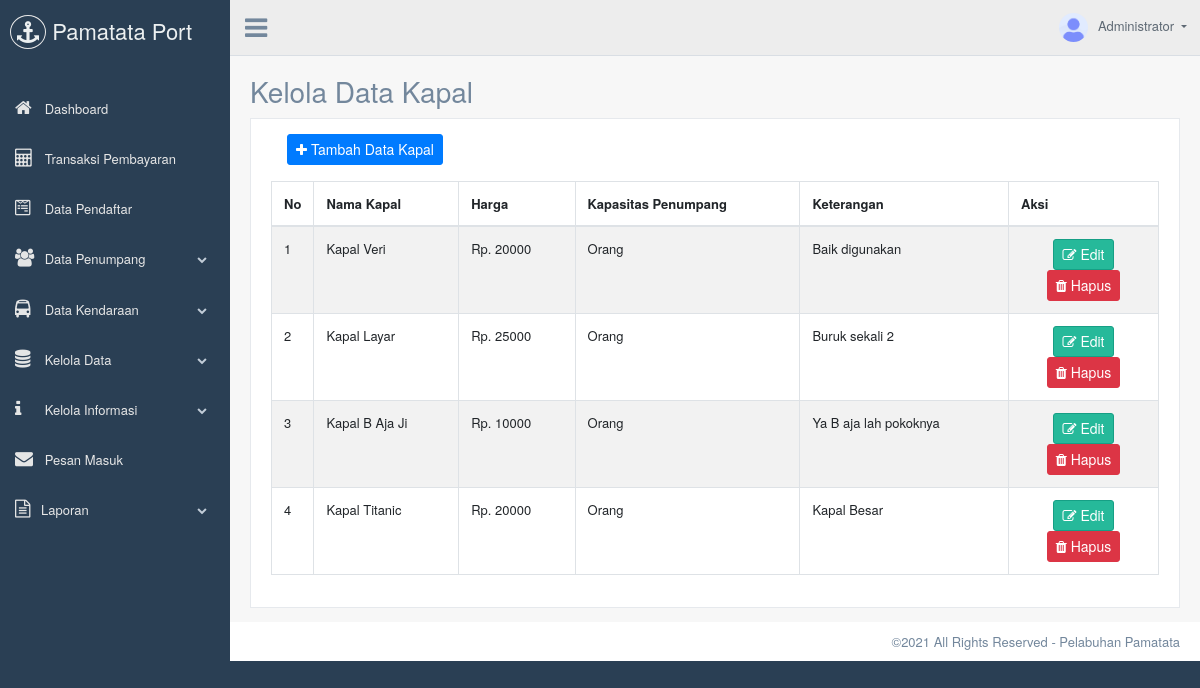
/admin/data-kapal.php (signed in), run on an earlier commit of the app's database.
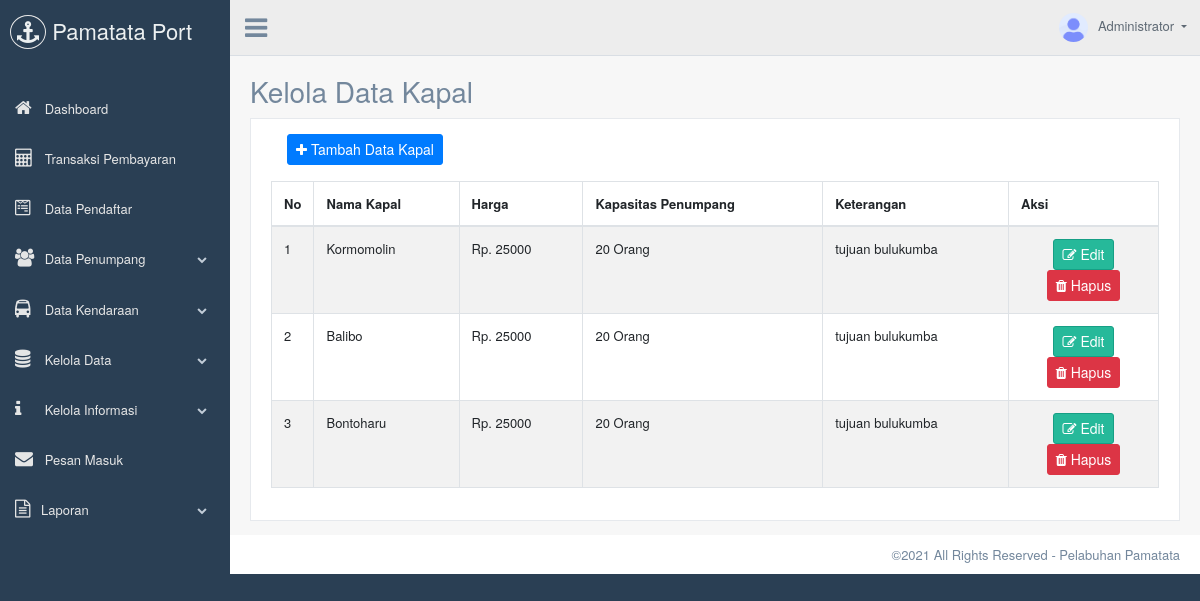
And on a later commit of the database.
### tables this page shows
CREATE TABLE `tb_kapal` (
  `id` int NOT NULL,
  `nama_kapal` varchar(255) NOT NULL,
  `harga` double NOT NULL,
  `kapasitas` int NOT NULL,
  `keterangan` varchar(255) NOT NULL,
  `tujuan` varchar(255) DEFAULT NULL,
  `waktu_berangkat` datetime DEFAULT NULL,
  `status` varchar(20) DEFAULT NULL
);

### admin/data-kapal.php (the view, shortened to what this page needs)
<?php
require('template/header.php');
$result = mysqli_query($conn, "SELECT * FROM tb_kapal");
?>
<div class="right_col" role="main">
	<div class="">
		<div class="page-title">
			<div class="title_left">
				<h3>Kelola Data Kapal</small></h3>
			</div>
		</div>
		<div class="clearfix"></div>
		<div class="row">
			<div class="col-md-12 col-sm-12 ">
				<div class="x_panel">
					<div class="x_content">
						<button class="btn btn-primary btn-sm ml-3 mb-3" data-toggle="modal" data-target=".modal-add"><i class="fa fa-plus"></i> Tambah Data Kapal</button>
						<div class="row">
							<div class="col-sm-12">
								<div class="card-box table-responsive">
									<table id="datatable" class="table table-striped table-bordered" style="width:100%">
										<thead>
											<tr>
												<th style="width: 20px;">No</th>
												<th>Nama Kapal</th>
												<th>Harga</th>
												<th>Kapasitas Penumpang</th>
												<th>Keterangan</th>
												<th width="150">Aksi</th>
											</tr>
										</thead>
										<tbody>
											<?php $no = 1; foreach ($result as $dta) { ?>
												<tr>
													<td><?= $no; ?></td>
													<td><?= $dta['nama_kapal']; ?></td>
													<td>Rp. <?= $dta['harga']; ?></td>
													<td><?= $dta['kapasitas']; ?> Orang</td>
													<td><?= $dta['keterangan']; ?></td>
													<td class="text-center">
														<button class="btn btn-success btn-sm m-0" data-toggle="modal" data-target=".modal-edit<?= $dta['id'] ?>"><i class="fa fa-edit"></i> Edit</button>
														<button class="btn btn-danger btn-sm m-0" data-toggle="modal" data-target=".modal-delete<?= $dta['id'] ?>"><i class="fa fa-trash"></i> Hapus</button>
													</td>
												</tr>
												<?php $no = $no + 1;
											} ?>
										</tbody>
									</table>
								</div>
							</div>
						</div>
					</div>
				</div>
			</div>
		</div>
	</div>
</div>
<?php
require('template/footer.php');
?>

### admin/template/header.php (shortened to what this page needs)
<?php
require('../config.php');
$get_admin = mysqli_query($conn, "SELECT * FROM tb_admin");
$admin = mysqli_fetch_assoc($get_admin);
?>
<!DOCTYPE html>
<html lang="en">
<head>
  <link href="vendors/bootstrap/dist/css/bootstrap.min.css" rel="stylesheet">
  <link href="vendors/font-awesome/css/font-awesome.min.css" rel="stylesheet">
  <link href="vendors/nprogress/nprogress.css" rel="stylesheet">
  <link href="vendors/iCheck/skins/flat/green.css" rel="stylesheet">
  <link href="vendors/bootstrap-progressbar/css/bootstrap-progressbar-3.3.4.min.css" rel="stylesheet">
  <link href="vendors/malihu-custom-scrollbar-plugin/jquery.mCustomScrollbar.min.css" rel="stylesheet"/>
  <link href="vendors/jqvmap/dist/jqvmap.min.css" rel="stylesheet"/>
  <link href="vendors/bootstrap-daterangepicker/daterangepicker.css" rel="stylesheet">
  <link href="vendors/select2/dist/css/select2.min.css" rel="stylesheet">
  <link href="vendors/datatables.net-bs/css/dataTables.bootstrap.min.css" rel="stylesheet">
  <link href="vendors/datatables.net-buttons-bs/css/buttons.bootstrap.min.css" rel="stylesheet">
  <link href="vendors/datatables.net-fixedheader-bs/css/fixedHeader.bootstrap.min.css" rel="stylesheet">
  <link href="vendors/datatables.net-responsive-bs/css/responsive.bootstrap.min.css" rel="stylesheet">
  <link href="vendors/datatables.net-scroller-bs/css/scroller.bootstrap.min.css" rel="stylesheet">
  <link href="build/css/custom.min.css" rel="stylesheet">
</head>
<body class="nav-md">
  <div class="container body">
    <div class="main_container">
      <div class="col-md-3 left_col menu_fixed">
        <div class="left_col scroll-view">
          <div class="navbar nav_title" style="border: 0;">
            <a href="../index.php" class="site_title"><i class="fa fa-anchor"></i> <span>Pamatata Port</span></a>
          </div>
          <br />
          <div id="sidebar-menu" class="main_menu_side hidden-print main_menu">
            <div class="menu_section">
              <ul class="nav side-menu">
                <li><a href="index.php"><i class="fa fa-home"></i> Dashboard</a></li>
                <li>
                  <a href="transaksi.php"><i class="fa fa-calculator"></i> Transaksi Pembayaran</a>
                </li>
                <li>
                  <a href="data-pendaftar.php"><i class="fa fa-wpforms"></i> Data Pendaftar</a>
                </li>
                <li><a><i class="fa fa-users"></i> Data Penumpang<span class="fa fa-chevron-down"></span></a>
                </li>
                <li><a><i class="fa fa-bus"></i> Data Kendaraan<span class="fa fa-chevron-down"></span></a>
                </li>
                <li><a><i class="fa fa-database"></i> Kelola Data <span class="fa fa-chevron-down"></span></a>
                </li>
                <li><a><i class="fa fa-info"></i> Kelola Informasi <span class="fa fa-chevron-down"></span></a>
                </li>
                <li>
                  <a href="pesan-masuk.php">
                    <i class="fa fa-envelope"></i>
                    <span>Pesan Masuk</span>
                  </a>
                </li>
                <li><a><i class="fa fa-file-text-o"></i>Laporan <span class="fa fa-chevron-down"></span></a>
                </li>
              </ul>
            </div>
          </div>
        </div>
      </div>
      <div class="top_nav">
        <div class="nav_menu">
          <div class="nav toggle">
            <a id="menu_toggle"><i class="fa fa-bars"></i></a>
          </div>
          <nav class="nav navbar-nav">
            <ul class=" navbar-right">
              <li class="nav-item dropdown open" style="padding-left: 15px;">
                <a href="javascript:;" class="user-profile dropdown-toggle" aria-haspopup="true" id="navbarDropdown" data-toggle="dropdown" aria-expanded="false">
                  <img src="images/admin.png" alt=""><?= $admin['nama'] ?>
                </a>
              </li>
            </ul>
          </nav>
        </div>
      </div>

### admin/template/footer.php (shortened to what this page needs)
        <footer>
          <div class="pull-right">
            ©<?= date('Y') ?> All Rights Reserved - Pelabuhan Pamatata
        </div>
        <div class="clearfix"></div>
    </footer>
</div>
</div>
</body>
</html>

What changed in the data, as far as the page shows it:
removed tb_kapal: nama_kapal "Kapal Veri", harga "20000", keterangan "Baik digunakan"
removed tb_kapal: nama_kapal "Kapal Layar", harga "25000", keterangan "Buruk sekali 2"
removed tb_kapal: nama_kapal "Kapal B Aja Ji", harga "10000", keterangan "Ya B aja lah pokoknya"
removed tb_kapal: nama_kapal "Kapal Titanic", harga "20000", keterangan "Kapal Besar"
added tb_kapal: nama_kapal "Kormomolin", harga "25000", kapasitas "20", keterangan "tujuan bulukumba"
added tb_kapal: nama_kapal "Balibo", harga "25000", kapasitas "20", keterangan "tujuan bulukumba"
added tb_kapal: nama_kapal "Bontoharu", harga "25000", kapasitas "20", keterangan "tujuan bulukumba"
